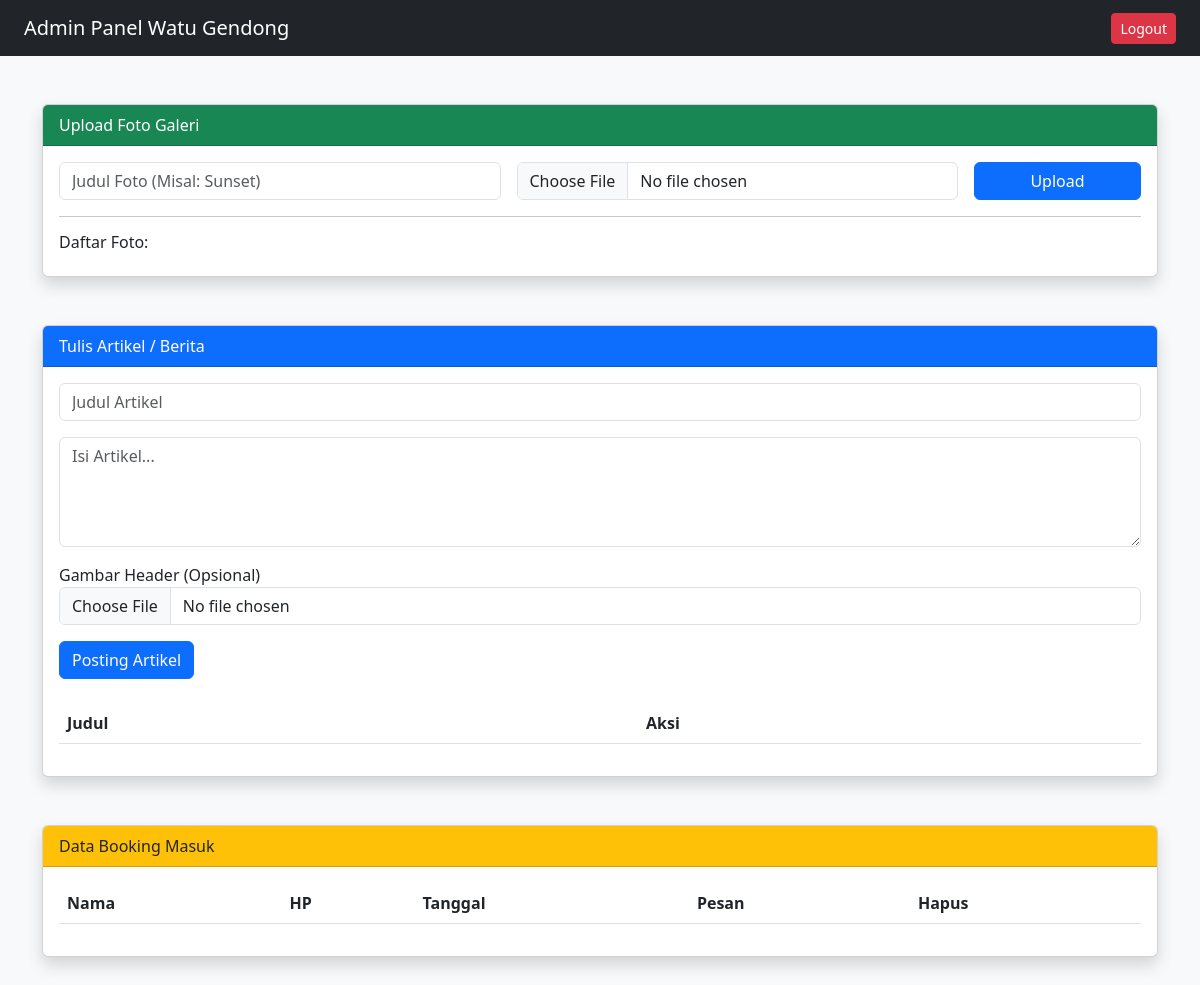
Page /dashboard (signed in) on the earlier database version.
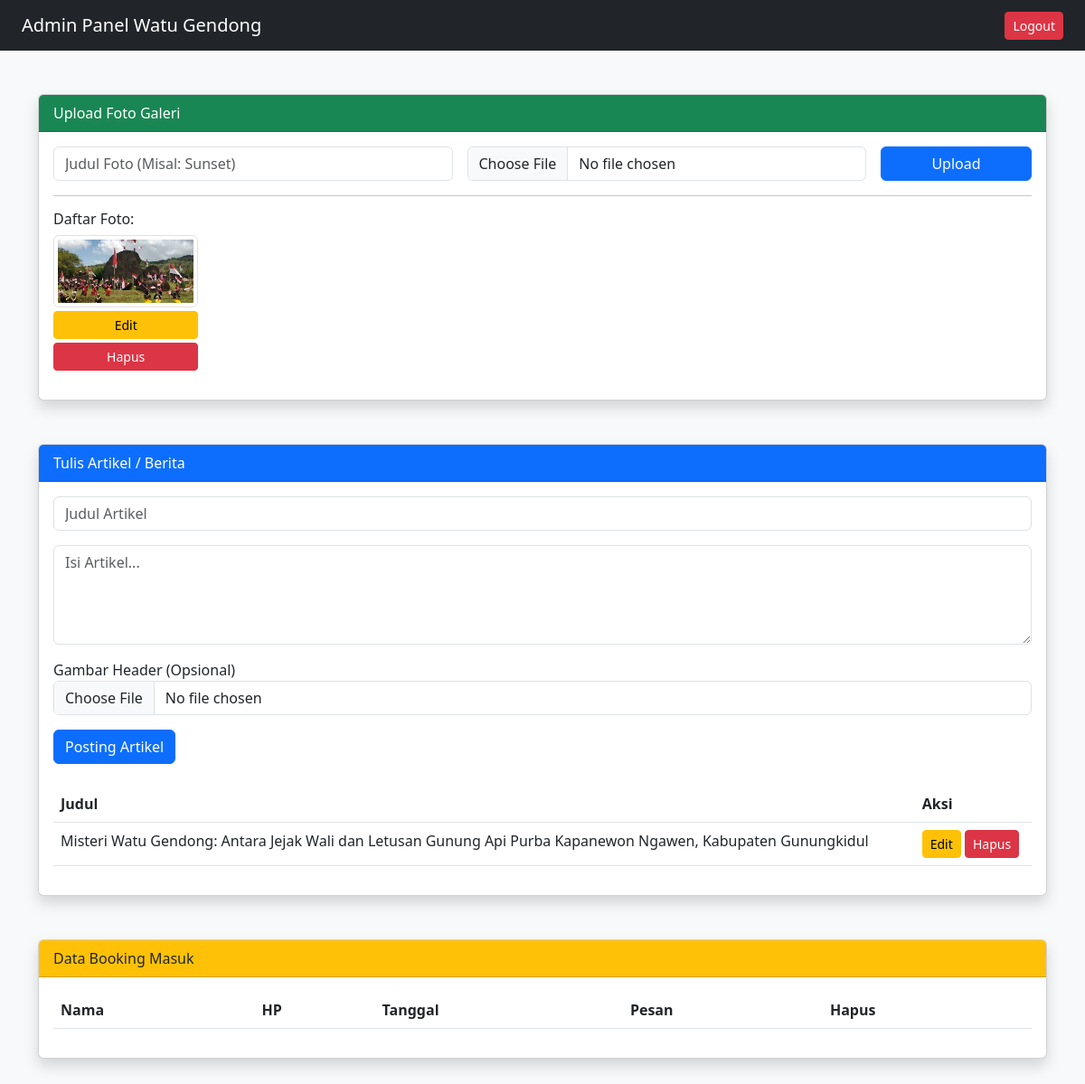
Same page on the later database version.
### app.py (models this page shows)
class Galeri(db.Model):
    id = db.Column(db.Integer, primary_key=True)
    judul = db.Column(db.String(100))
    gambar = db.Column(db.String(200), nullable=False)

class Artikel(db.Model):
    id = db.Column(db.Integer, primary_key=True)
    judul = db.Column(db.String(200), nullable=False)
    isi = db.Column(db.Text, nullable=False)
    gambar = db.Column(db.String(200))
    tanggal = db.Column(db.Date, default=datetime.now)

### app.py (the view)
@app.route('/dashboard')
@login_required
def dashboard():
    data_res = Reservasi.query.order_by(Reservasi.waktu_input.desc()).all()
    data_gal = Galeri.query.all()
    data_art = Artikel.query.all()
    return render_template('dashboard.html', reservasi=data_res, galeri=data_gal, artikel=data_art)

### app.py (called while the page is built)
@login_manager.user_loader
def load_user(user_id):
    return User.query.get(int(user_id))

### templates/dashboard.html (shortened to what this page needs)
<!DOCTYPE html>
<html>
<head>
    <link href="https://cdn.jsdelivr.net/npm/bootstrap@5.3.0/dist/css/bootstrap.min.css" rel="stylesheet">
</head>
<body class="bg-light">
    <nav class="navbar navbar-dark bg-dark px-4">
        <span class="navbar-brand">Admin Panel Watu Gendong</span>
        <a href="/logout" class="btn btn-danger btn-sm">Logout</a>
    </nav>
    <div class="container my-5">
        <div class="card shadow mb-5">
            <div class="card-header bg-success text-white">Upload Foto Galeri</div>
            <div class="card-body">
                <form action="/tambah_foto" method="POST" enctype="multipart/form-data" class="row g-3">
                    <div class="col-md-5">
                        <input type="text" name="judul" class="form-control" placeholder="Judul Foto (Misal: Sunset)" required>
                    </div>
                    <div class="col-md-5">
                        <input type="file" name="gambar" class="form-control" required>
                    </div>
                    <div class="col-md-2">
                        <button class="btn btn-primary w-100">Upload</button>
                    </div>
                </form>
                <hr>
                <h6>Daftar Foto:</h6>
                <div class="row">
                    {% for foto in galeri %}
                    <div class="col-md-2 col-4 text-center mb-3">
                        <img src="{{ url_for('static', filename='uploads/' + foto.gambar) }}" class="img-thumbnail" style="height:80px; width: 100%; object-fit: cover;">
                        <div class="d-grid gap-1 mt-1">
                            <a href="/edit/galeri/{{ foto.id }}" class="btn btn-warning btn-sm">Edit</a>
                            <a href="/hapus/galeri/{{ foto.id }}" class="btn btn-danger btn-sm" onclick="return confirm('Hapus?')">Hapus</a>
                        </div>
                    </div>
                    {% endfor %}
                </div>
            </div>
        </div>
        <div class="card shadow mb-5">
            <div class="card-header bg-primary text-white">Tulis Artikel / Berita</div>
            <div class="card-body">
                <form action="/tambah_artikel" method="POST" enctype="multipart/form-data">
                    <div class="mb-3">
                        <input type="text" name="judul" class="form-control" placeholder="Judul Artikel" required>
                    </div>
                    <div class="mb-3">
                        <textarea name="isi" class="form-control" rows="4" placeholder="Isi Artikel..." required></textarea>
                    </div>
                    <div class="mb-3">
                        <label>Gambar Header (Opsional)</label>
                        <input type="file" name="gambar" class="form-control">
                    </div>
                    <button class="btn btn-primary">Posting Artikel</button>
                </form>
            <table class="table mt-4">
                <thead><tr><th>Judul</th><th>Aksi</th></tr></thead>
                <tbody>
                    {% for art in artikel %}
                    <tr>
                        <td>{{ art.judul }}</td>
                        <td>
                            <a href="/edit/artikel/{{ art.id }}" class="btn btn-warning btn-sm">Edit</a>
                            <a href="/hapus/artikel/{{ art.id }}" class="btn btn-danger btn-sm text-white" onclick="return confirm('Hapus?')">Hapus</a>
                        </td>
                    </tr>
                    {% endfor %}
                </tbody>
            </table>
            </div>
        </div>
        <div class="card shadow">
            <div class="card-header bg-warning">Data Booking Masuk</div>
            <div class="card-body">
                <table class="table table-striped">
                    <thead><tr><th>Nama</th><th>HP</th><th>Tanggal</th><th>Pesan</th><th>Hapus</th></tr></thead>
                </table>
            </div>
        </div>
    </div>
</body>
</html>

Differences in the rows shown:
added Galeri: gambar (picture)
added Artikel: judul "Misteri Watu Gendong: Antara Jejak Wali dan Letusan Gunung Api Purba Kapanewon Ngawen, Kabupaten Gunungkidul"
